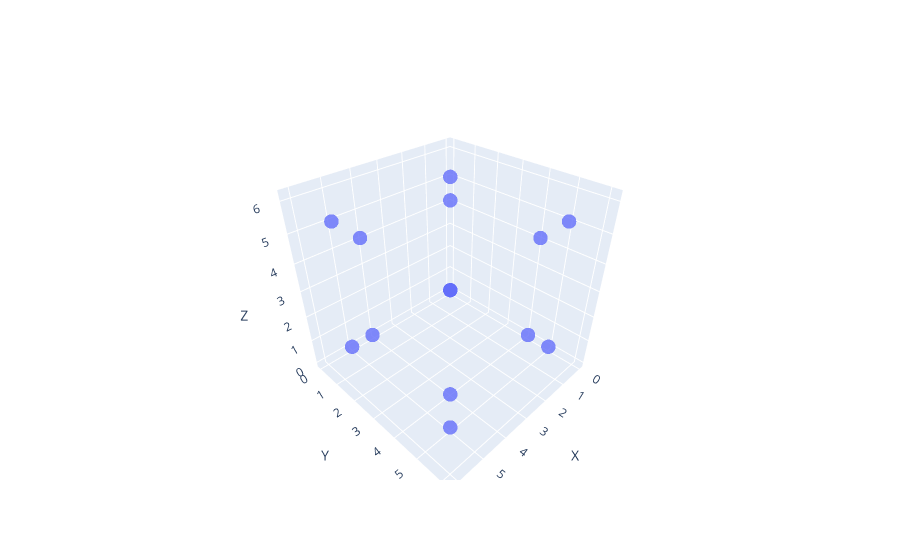

Here is the notebook cell this chart was saved with:
### Code cell
structure = parser.parse_structures(primitive=True)[0]

unit_cell = structure.make_supercell(2)

unit_cell_coordinates = unit_cell.cart_coords
plotting_struct(unit_cell_coordinates)

### Figure 1 — Plotly figure (JSON) as saved in the notebook; plotly's stock layout.template omitted (floating-point values rounded to 4 significant figures)
{"data": [{"marker": {"opacity": 0.8, "size": 5}, "mode": "markers", "type": "scatter3d", "x": [0, 0, 6.569e-16, 6.569e-16, 4.085, 4.085, 4.085, 4.085, 2.042, 2.042, 2.042, 2.042, 6.127, 6.127, 6.127, 6.127], "y": [0, 0, 4.085, 4.085, 0, 0, 4.085, 4.085, 2.042, 2.042, 6.127, 6.127, 2.042, 2.042, 6.127, 6.127], "z": [0, 4.085, 2.501e-16, 4.085, 2.501e-16, 4.085, 5.002e-16, 4.085, 2.042, 6.127, 2.042, 6.127, 2.042, 6.127, 2.042, 6.127]}], "layout": {"scene": {"xaxis": {"title": {"text": "X"}}, "yaxis": {"title": {"text": "Y"}}, "zaxis": {"title": {"text": "Z"}}}}}
